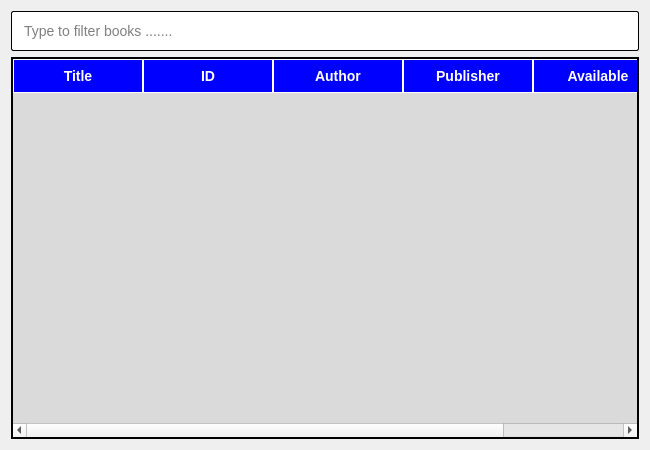
<?xml version="1.0" encoding="UTF-8"?>
<ui version="4.0">
 <class>Dialog</class>
 <widget class="QDialog" name="Dialog">
  <property name="geometry">
   <rect>
    <x>0</x>
    <y>0</y>
    <width>650</width>
    <height>450</height>
   </rect>
  </property>
  <property name="windowTitle">
   <string>View Books</string>
  </property>
  <property name="styleSheet">
   <string notr="true">#filter_book_input {
	padding: 10px;
font-size: 14px;
border-radius: 2px;
border: 1px solid black;
}
QTableWidget {
        background-color: white;
        border: 2px solid black;
        gridline-color: white;
    }
QHeaderView::section {
        background-color: blue;
        color: white;  
        font-size: 14px;
        font-weight: bold;
        padding: 6px;
        border: 1px solid white;
        text-align: center;
    }
QTableWidget::item {
        padding: 8px;
        color: black;
        font-size: 14px;
        border: 1px solid white;
    }
    QTableWidget::item:selected {
        background-color: darkblue;
        color: white;
    }</string>
  </property>
  <layout class="QVBoxLayout" name="verticalLayout">
   <item>
    <widget class="QLineEdit" name="filter_book_input">
     <property name="placeholderText">
      <string>Type to filter books .......</string>
     </property>
    </widget>
   </item>
   <item>
    <widget class="QTableWidget" name="tableWidget">
     <property name="font">
      <font>
       <pointsize>12</pointsize>
      </font>
     </property>
     <property name="styleSheet">
      <string notr="true">QTableWidget {

background-color:rgb(218,218,218)

}</string>
     </property>
     <attribute name="horizontalHeaderDefaultSectionSize">
      <number>130</number>
     </attribute>
     <column>
      <property name="text">
       <string>Title</string>
      </property>
     </column>
     <column>
      <property name="text">
       <string>ID</string>
      </property>
     </column>
     <column>
      <property name="text">
       <string>Author</string>
      </property>
     </column>
     <column>
      <property name="text">
       <string>Publisher</string>
      </property>
     </column>
     <column>
      <property name="text">
       <string>Available</string>
      </property>
     </column>
    </widget>
   </item>
  </layout>
 </widget>
 <resources/>
 <connections/>
</ui>
